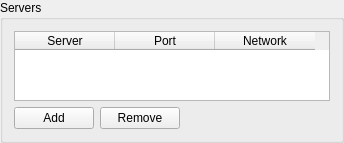
        <widget class="QGroupBox" name="servers_box">
         <property name="title">
          <string>Servers</string>
         </property>
         <layout class="QVBoxLayout" name="servers_box_layout">
          <item>
           <widget class="QTableWidget" name="servers_table">
            <property name="toolTip">
             <string>&lt;html&gt;&lt;head/&gt;&lt;body&gt;&lt;p&gt;Servers are tried in order and the client moves to the next one when a connection fails. Leave empty to use the address and port from the profile.&lt;/p&gt;&lt;/body&gt;&lt;/html&gt;</string>
            </property>
            <property name="selectionBehavior">
             <enum>QAbstractItemView::SelectRows</enum>
            </property>
            <property name="sizeAdjustPolicy">
             <enum>QAbstractScrollArea::AdjustToContents</enum>
            </property>
            <column>
             <property name="text">
              <string>Server</string>
             </property>
            </column>
            <column>
             <property name="text">
              <string>Port</string>
             </property>
            </column>
            <column>
             <property name="text">
              <string>Network</string>
             </property>
            </column>
           </widget>
          </item>
          <item>
           <layout class="QHBoxLayout" name="servers_table_buttons">
            <item>
             <widget class="QPushButton" name="servers_table_add">
              <property name="text">
               <string>Add</string>
              </property>
             </widget>
            </item>
            <item>
             <widget class="QPushButton" name="servers_table_remove">
              <property name="text">
               <string>Remove</string>
              </property>
             </widget>
            </item>
            <item>
             <spacer name="servers_table_spacer">
              <property name="orientation">
               <enum>Qt::Horizontal</enum>
              </property>
              <property name="sizeHint">
               <size>
                <width>0</width>
                <height>0</height>
               </size>
              </property>
             </spacer>
            </item>
           </layout>
          </item>
         </layout>
        </widget>
